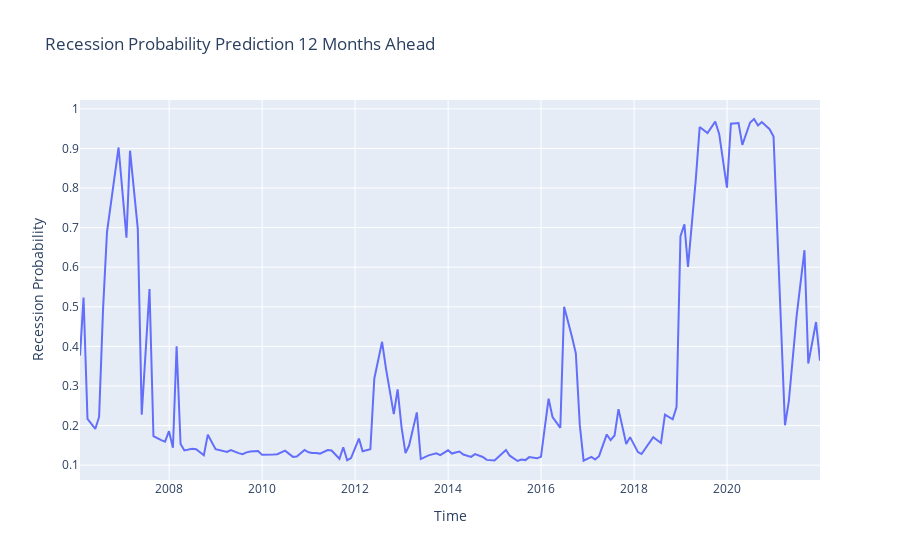

Notebook cell for this chart:
### Markdown cell above
The figure generated below shows the 12-month-look-ahead probability of recession. As observed, significant surge of recession probability appears in the year of 2007, which corresponds to the then upcoming recession in 2008.

### Code cell
fig = go.Figure()
fig.add_scatter(x= X_test_withNA.index, y=plot_proba["recession_proba"], mode='lines',name="Prediction Results")


fig.update_layout(

xaxis_title='Time',
yaxis_title='Recession Probability'
)

fig.update_layout(title_text="Recession Probability Prediction 12 Months Ahead")
fig.show()

### Figure 1 — Plotly figure (JSON) as saved in the notebook; plotly's stock layout.template omitted (floating-point values rounded to 4 significant figures; data arrays with more than 128 entries replaced by an {"elided": "..."} marker saying what was removed)
{"data": [{"mode": "lines", "name": "Prediction Results", "type": "scatter", "x": {"elided": "135 str values"}, "y": {"elided": "135 float values"}}], "layout": {"autosize": true, "title": {"text": "Recession Probability Prediction 12 Months Ahead"}, "xaxis": {"autorange": true, "range": ["2006-01-31", "2021-12-31"], "title": {"text": "Time"}, "type": "date"}, "yaxis": {"autorange": true, "range": [0.06252, 1.022], "title": {"text": "Recession Probability"}, "type": "linear"}}}
